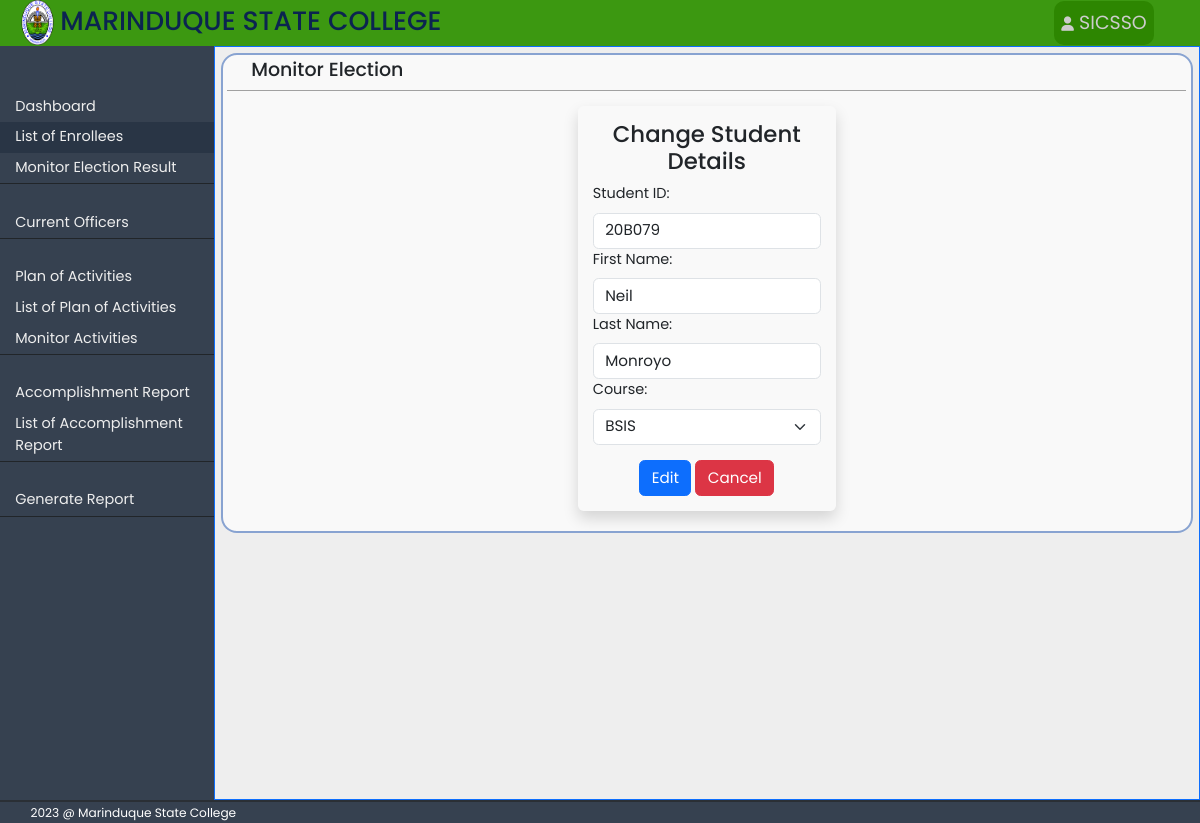
Screenshot of /student-org/edit-students.php?id=123 (signed in) with the database file from the repository.
### tables this page shows
CREATE TABLE `student` (
  `id` int(11) NOT NULL,
  `first_name` varchar(100) DEFAULT NULL,
  `last_name` varchar(100) DEFAULT NULL,
  `student_id` varchar(100) DEFAULT NULL,
  `course` varchar(100) DEFAULT NULL,
  `address` varchar(100) DEFAULT NULL,
  `year_and_section` varchar(100) DEFAULT NULL,
  `contact_no` varchar(100) DEFAULT NULL,
  `email` varchar(100) DEFAULT NULL,
  `username` varchar(100) DEFAULT NULL,
  `can_vote` varchar(100) DEFAULT ' ',
  `voted` varchar(50) NOT NULL DEFAULT '',
  `can_monitor` varchar(100) DEFAULT ' ',
  `can_see_result` varchar(100) DEFAULT ' ',
  `can_monitor_plan_of_activity` varchar(100) DEFAULT NULL,
  `can_evaluate` varchar(100) NOT NULL,
  `status` varchar(50) NOT NULL DEFAULT 'activated',
  `password` varchar(100) DEFAULT NULL,
  `if_voted` varchar(50) DEFAULT NULL
);

### classes/database.php (called while the page is built, shortened)
<?php
class database
{
  private $servername = 'localhost';
  private $username = 'root';
  private $password = '';
  private $dbname = 'etrack';
  public $mysqli = '';
  public function __construct()
  {
    $this->mysqli = new mysqli($this->servername, $this->username, $this->password, $this->dbname);
  }
  public function select($table, $rows = '*', $where = array(), $operator = 'AND')
  {
    $args = array();
    foreach ($where as $key => $value) {
      if (is_int($value)) {
        $args[] = "$key = $value";
      } else {
        $args[] = "$key = '$value'";
      }
    }
    $sql = "SELECT $rows FROM $table WHERE " . implode(" $operator ", $args);
    return $this->mysqli->query($sql);
  }
}

### student-org/edit-students.php (the view, shortened to what this page needs)
<?php
include "../classes/database.php";
include "../classes/user.php";
$student_org = new database();
$id = User::returnValueGet('id');
$name_of_org = User::returnValueSession('name_of_org');
$course_covered = ["", "", "", "", "", "", ""];
$course_covered_query = $student_org->select('student_org', '*', ['name_of_org'=>$name_of_org]);
while($row = mysqli_fetch_assoc($course_covered_query)) {
  $courses = explode(",", $row['course_covered']);
  for ($i = 0; $i < count($courses); $i++) {
    $course_covered[$i] = $courses[$i];
  }
}
?>
<!DOCTYPE html>
<html lang="en">
<head>
  <link rel="stylesheet" href="../css/bootstrap/bootstrap.css?<?php echo time(); ?>">
  <link rel="stylesheet" href="../css/admin.css?<?php echo time(); ?>">
</head>
<body>
  <div class="body">
    <div class="header bg-green-1">
      <div class="d-flex align-items-center"><img class="header-logo" src="../images/msc_logo.png" alt="msc logo">
        <h3 class=" header-texts">MARINDUQUE STATE COLLEGE</h3>
      </div>
      <div class="dropdown">
        <button class="dropbtn"><i class="fa-solid fa-user"></i> <?php User::printSession('name_of_org'); ?></button>
      </div>
    </div>
    <div class="page-content">
    <?php
      require 'student-org-navigations.php';
    ?>
      <div class="content border border-primary">
        <div class="content-container">
          <div class="content-header">
            <h5>Monitor Election</h5>
          </div>
          <form method="post" class="d-flex justify-content-center flex-column mx-auto shadow rounded-2 mt-3 mb-3" style="max-width: 17rem; padding: 1rem 1rem 0;">
            <h4 class="text-center">Change Student Details</h4>
            <?php
              $student_details = $student_org->select('student', '*', ['id'=>$id]);
              while ($row = mysqli_fetch_assoc($student_details)) {
            ?>
            <label class="form-label" for="student-id">Student ID:</label>
            <input class="form-control" type="text" name="student-id" value="<?php echo $row['student_id']; ?>" required>
            <label class="form-label" for="first-name">First Name:</label>
            <input class="form-control" type="text" name="first-name" value="<?php echo $row['first_name']; ?>" required>
            <label class="form-label" for="last-name">Last Name:</label>
            <input class="form-control" type="text" name="last-name" value="<?php echo $row['last_name']; ?>" required>
            <label class="form-label" for="student-course">Course:</label>
            <select name="student-course" class="form-select" required>
              <?php
                foreach ($course_covered as $course) {
                  if ($course == "") {break;}
              ?>
                <option value="<?php echo $course ?>" <?php if($course == $row['course']) { echo 'selected'; } ?>><?php echo $course; ?></option>
              <?php
                }
              ?>
            </select>
            <div class="text-center">
              <input class="btn btn-primary mx-auto mt-3 mb-3" type="submit" name="submit" value="Edit">
              <a class="btn btn-danger" href="student-org-list-of-enrollees.php">Cancel</a>
            </div>
            <?php } ?>
          </form>
        </div>
      </div>
    </div>
  </div>
  <?php
    require 'student-org-footer.php';
  ?>
</body>
</html>

### css/admin.css (style rules this page uses)
* { box-sizing: border-box; font-family: Poppins, sans-serif; padding: 0; margin: 0; word-wrap: break-word; font-size: .95rem; }
a { text-decoration: none; color: #EEEEEE; }
.bg-green-1 { background-color: #3C9811; }
.body { max-width: 1440px; margin: auto; }
.header { height: 3rem; max-width: 1440px; padding: 0 3rem 0 1rem; display: flex; justify-content: space-between; align-items: center; }
.header-logo { height: 45px; }
.header-texts { margin-top: .3rem; color: #0b2450; }
.page-content { display: flex; }
.content { width: 90%; padding: .4rem; background-color: #EEEEEE; }
.content-container { background: #f9f9f9; border: 2px solid rgba(25, 78, 170, 0.5); border-radius: 16px; padding: 0.3rem; overflow: hidden; }
.content-header { padding: 0 2vw; border-bottom: 1px solid #a1a1a1; margin-bottom: 1rem; }
.dropbtn { background-color:#2d8601 ; color: rgb(31, 31, 31); padding: .5rem; font-size: 1.25rem; border: none; cursor: pointer; border-radius: 10px; }
button.dropbtn { color: rgb(204, 204, 204); }
.dropdown { position: relative; display: inline-block; }

### rows the page displays
student: student-id "20B079", first-name "Neil", last-name "Monroyo", student-course "BSIS"

### other values shown
$_SESSION["$name_of_session"] "SICSSO"
